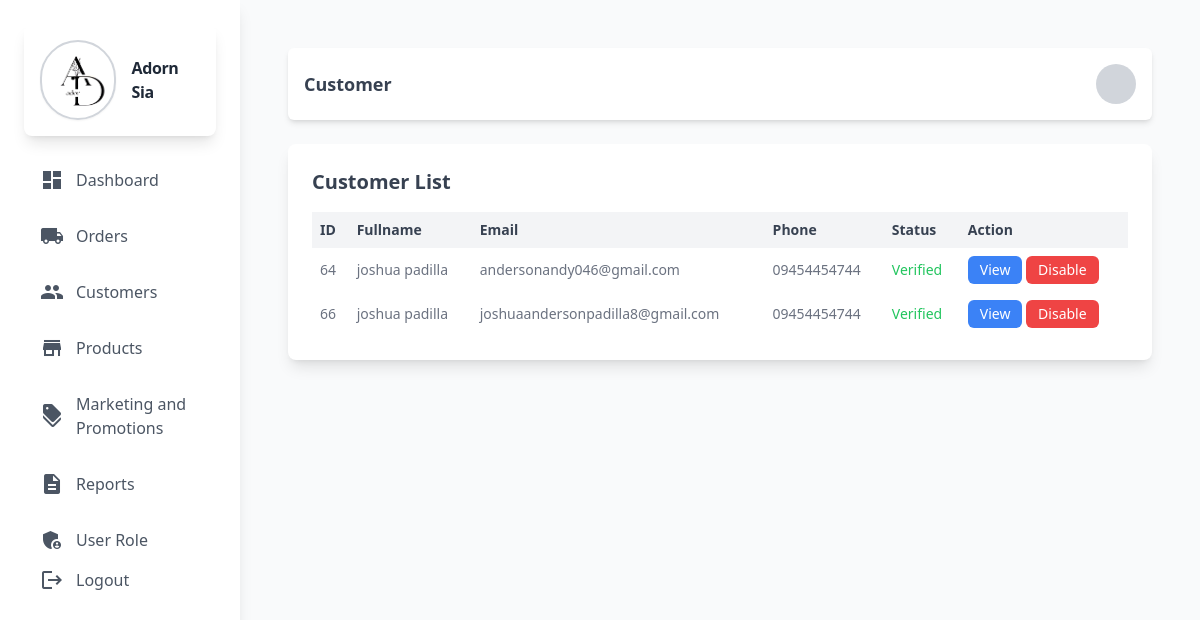
/admin/customer.php, run on an earlier commit of the app's database.
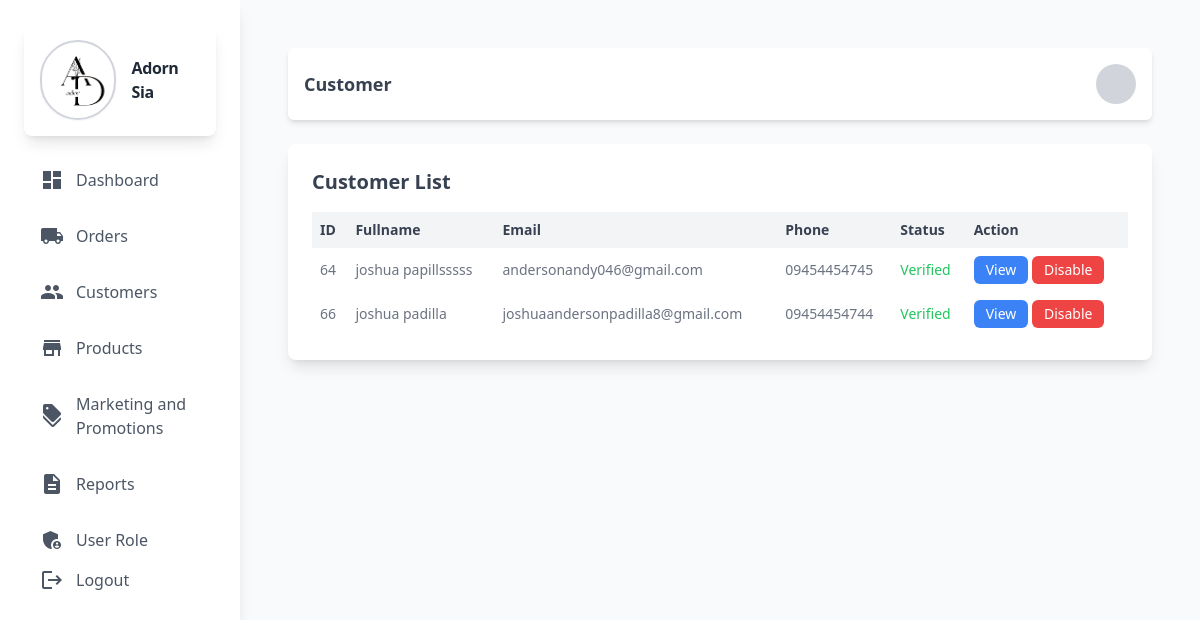
And on a later commit of the database.
### tables this page shows
CREATE TABLE `user` (
  `user_id` int(11) NOT NULL,
  `Fullname` varchar(60) NOT NULL,
  `Email` varchar(60) NOT NULL,
  `Phone` varchar(60) NOT NULL,
  `Password` varchar(255) NOT NULL,
  `Profile_images` varchar(255) DEFAULT NULL,
  `status` int(11) NOT NULL DEFAULT 0 COMMENT '0=Not Verified,1=Verified',
  `verificationKey` varchar(255) DEFAULT NULL,
  `link_expiration` datetime NOT NULL
);

### admin/backend/db.php (called while the page is built, shortened)
<?php
class db_connect
{
    public $host = db_host;
    public $user = db_user;
    public $pass = db_pass;
    public $name = db_name;
    public function connect()
    {
        try {
            $this->conn = new mysqli($this->host, $this->user, $this->pass, $this->name);
        } catch (\Throwable $th) {
            header("Location:setup.php");
        }
    }
}

### admin/backend/class.php (called while the page is built, shortened)
<?php
include ('db.php');
class global_class extends db_connect
{
    public function fetch_all_customers(){
        $query = $this->conn->prepare("SELECT * FROM `user`");
        if ($query->execute()) {
            $result = $query->get_result();
            return $result;
        }
    }
}

### admin/backend/end-points/customers_list.php (the view)
<?php
include('backend/class.php');
$db = new global_class();
$fetch_all_students = $db->fetch_all_customers();
if ($fetch_all_students): ?>
    <?php foreach ($fetch_all_students as $student):
        $status = ($student['status'] > 0) ? "Verified" : "Not Verified";
        $status_color = ($student['status'] > 0) ? "text-green-500" : "text-red-500";
        ?>
        <tr>
            <td class="p-2"><?php echo htmlspecialchars($student['user_id']); ?></td>
            <td class="p-2"><?php echo htmlspecialchars($student['Fullname']); ?></td>
            <td class="p-2"><?php echo htmlspecialchars($student['Email']); ?></td>
            <td class="p-2"><?php echo htmlspecialchars($student['Phone']); ?></td>
            <td class="p-2 <?= $status_color; ?>"><?php echo $status; ?></td>
            <td class="p-2">
                <button class="bg-blue-500 text-white py-1 px-3 rounded-md togglerUpdateUser" data-user_id=<?=$student['user_id']?>>View</button>
                <button class="bg-red-500 text-white py-1 px-3 rounded-md">Disable</button>
            </td>
        </tr>
    <?php endforeach; ?>
<?php else: ?>
    <tr>
        <td colspan="5" class="p-2">No students found.</td>
    </tr>
<?php endif; ?>

What changed in the data, as far as the page shows it:
changed user "andersonandy046@gmail.com": Fullname "joshua padilla" → "joshua papillsssss"; Phone "09454454744" → "09454454745"
